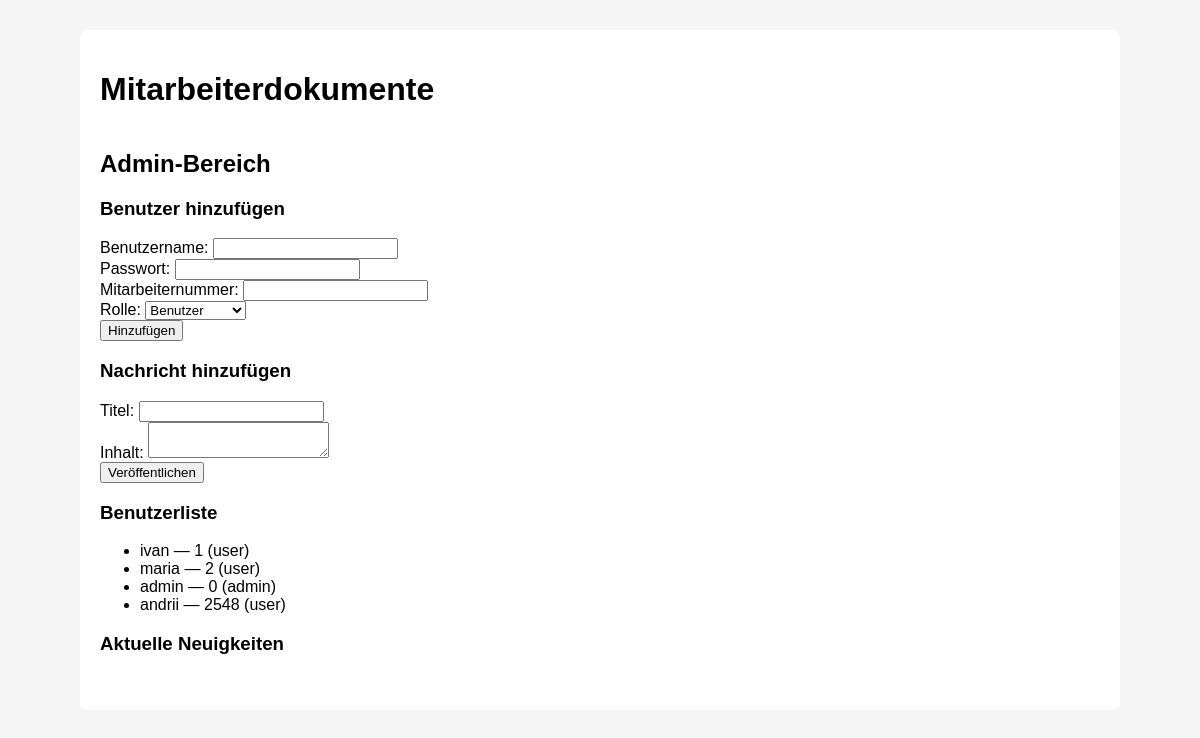
Page /admin (signed in) on the earlier database version.
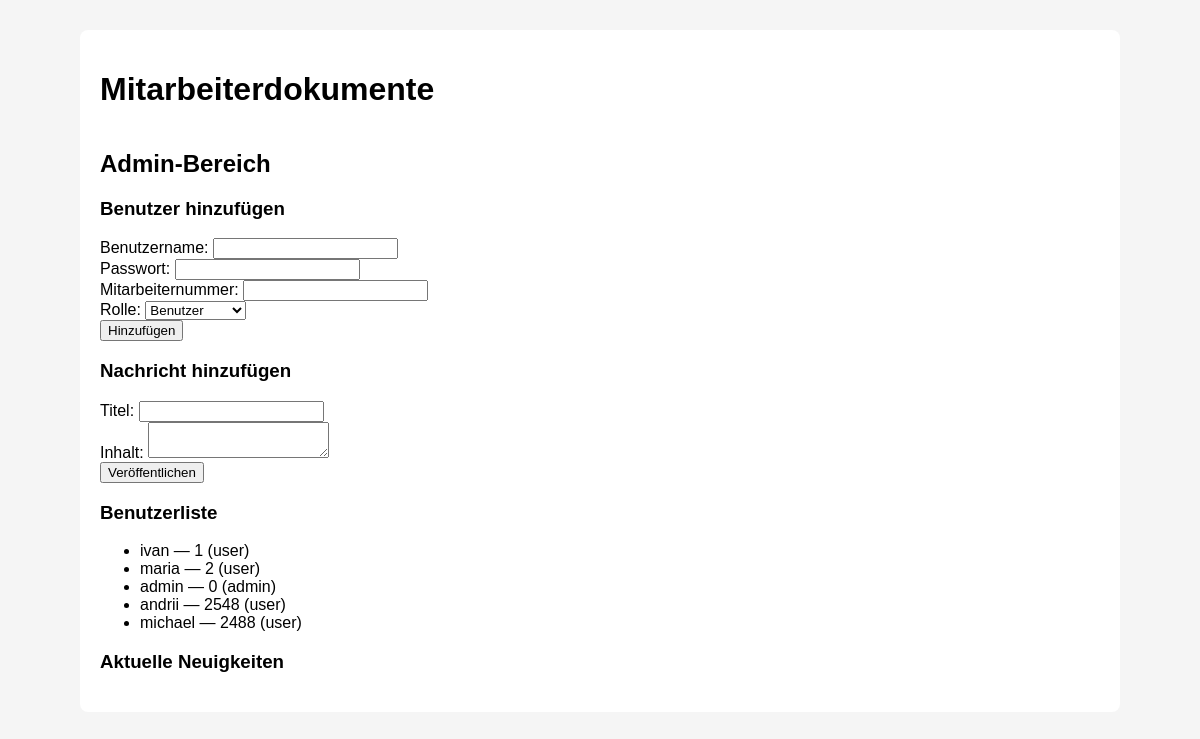
Same page on the later database version.
### tables this page shows
CREATE TABLE users (
        id INTEGER PRIMARY KEY AUTOINCREMENT,
        username TEXT UNIQUE,
        password TEXT,
        employee_number TEXT,
        role TEXT
    );

### app.py (the view)
@app.route("/admin")
@admin_required
def admin_dashboard():
    conn = get_db_connection()
    users = conn.execute("SELECT * FROM users").fetchall()
    news = conn.execute("SELECT * FROM news ORDER BY id DESC").fetchall()
    conn.close()
    return render_template("admin_dashboard.html", users=users, news=news)

### app.py (called while the page is built)
def get_db_connection():
    conn = sqlite3.connect(DB_FILE)
    conn.row_factory = sqlite3.Row
    return conn

def admin_required(f):
    @wraps(f)
    def wrapper(*args, **kwargs):
        if "username" not in session:
            return redirect(url_for("login"))
        conn = get_db_connection()
        user = conn.execute("SELECT * FROM users WHERE username = ?", (session["username"],)).fetchone()
        conn.close()
        if not user or user["role"] != "admin":
            return "Zugriff verweigert", 403
        return f(*args, **kwargs)
    return wrapper

### templates/admin_dashboard.html (shortened to what this page needs)
{% extends "base.html" %}
{% block content %}
<h2>Admin-Bereich</h2>
<h3>Benutzer hinzufügen</h3>
<form method="post" action="{{ url_for('admin_add_user') }}">
  Benutzername: <input name="username" required><br>
  Passwort: <input name="password" required><br>
  Mitarbeiternummer: <input name="employee_number" required><br>
  Rolle: <select name="role"><option value="user">Benutzer</option><option value="admin">Administrator</option></select><br>
  <button type="submit">Hinzufügen</button>
</form>
<h3>Nachricht hinzufügen</h3>
<form method="post" action="{{ url_for('admin_add_news') }}">
  Titel: <input name="title" required><br>
  Inhalt: <textarea name="content" required></textarea><br>
  <button type="submit">Veröffentlichen</button>
</form>
<h3>Benutzerliste</h3>
<ul>
{% for u in users %}<li>{{ u['username'] }} — {{ u['employee_number'] }} ({{ u['role'] }})</li>{% endfor %}
</ul>
<h3>Aktuelle Neuigkeiten</h3>
{% endblock %}

### templates/base.html (shortened to what this page needs)
<!DOCTYPE html>
<html>
<head>
  <link rel="stylesheet" href="/static/style.css">
</head>
<body>
  <div class="container">
    <div class="header">
      <h1>Mitarbeiterdokumente</h1>
    </div>
    {% block content %}{% endblock %}
  </div>
</body>
</html>

### static/style.css (style rules this page uses)
body { font-family: Arial, sans-serif; background:#f5f5f5; }
.container { width:1000px; margin:30px auto; background:white; padding:20px; border-radius:8px; min-height:80vh; }
.header { display:flex; justify-content:space-between; align-items:center; }

Differences in the rows shown:
added users: username "michael", employee_number "2488", role "user"
